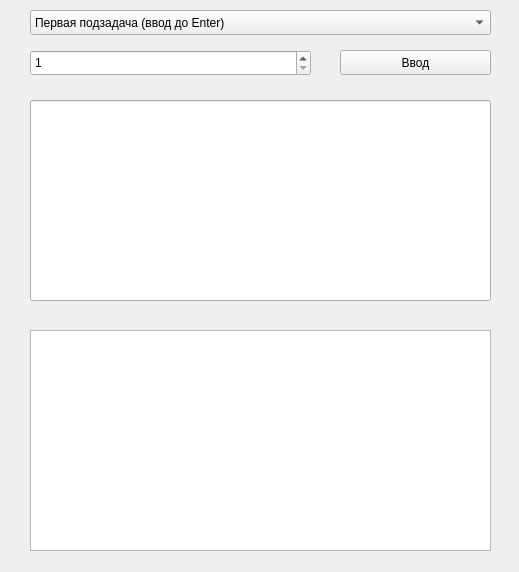
<?xml version="1.0" encoding="UTF-8"?>
<ui version="4.0">
 <class>mainwindow</class>
 <widget class="QWidget" name="mainwindow">
  <property name="geometry">
   <rect>
    <x>0</x>
    <y>0</y>
    <width>519</width>
    <height>572</height>
   </rect>
  </property>
  <property name="windowTitle">
   <string>mainwindow</string>
  </property>
  <widget class="QComboBox" name="comboBox">
   <property name="geometry">
    <rect>
     <x>30</x>
     <y>10</y>
     <width>461</width>
     <height>25</height>
    </rect>
   </property>
   <item>
    <property name="text">
     <string>Первая подзадача (ввод до Enter)</string>
    </property>
   </item>
   <item>
    <property name="text">
     <string>Вторая подзадача (ввод массива)</string>
    </property>
   </item>
   <item>
    <property name="text">
     <string>Третья подзадача (запись структуры в файл)</string>
    </property>
   </item>
   <item>
    <property name="text">
     <string>Четвертая подзадача (запись в бинарный файл)</string>
    </property>
   </item>
   <item>
    <property name="text">
     <string>Пятая подзадача (дозаписать предложение в файл)</string>
    </property>
   </item>
  </widget>
  <widget class="QPlainTextEdit" name="outputplainplainTextEdit">
   <property name="enabled">
    <bool>true</bool>
   </property>
   <property name="geometry">
    <rect>
     <x>30</x>
     <y>330</y>
     <width>461</width>
     <height>221</height>
    </rect>
   </property>
  </widget>
  <widget class="QLineEdit" name="lineEdit">
   <property name="enabled">
    <bool>true</bool>
   </property>
   <property name="geometry">
    <rect>
     <x>30</x>
     <y>100</y>
     <width>461</width>
     <height>201</height>
    </rect>
   </property>
  </widget>
  <widget class="QSpinBox" name="spinBox">
   <property name="geometry">
    <rect>
     <x>30</x>
     <y>50</y>
     <width>281</width>
     <height>26</height>
    </rect>
   </property>
   <property name="minimum">
    <number>1</number>
   </property>
   <property name="maximum">
    <number>10</number>
   </property>
  </widget>
  <widget class="QPushButton" name="pushButton">
   <property name="geometry">
    <rect>
     <x>340</x>
     <y>50</y>
     <width>151</width>
     <height>25</height>
    </rect>
   </property>
   <property name="text">
    <string>Ввод</string>
   </property>
  </widget>
 </widget>
 <resources/>
 <connections/>
</ui>
